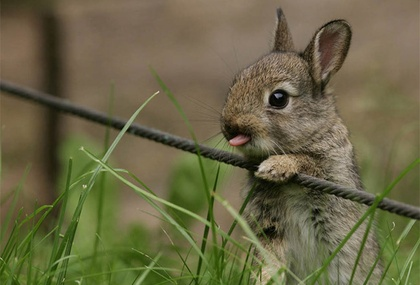
%> input picture data/img/bunny.jpg, 420 x 285 px, shrunk from 650 x 441 before the run
$ octave svd_main.m   (GNU Octave 9; MATLAB toolbox functions it lacks are replaced by stand-ins)
%> lines starting %> are read from the running program, lines starting %| are printed output that depends on the picture
### SVD/tight_subplot.m
function [ha, pos] = tight_subplot(Nh, Nw, gap, marg_h, marg_w)
% tight_subplot creates "subplot" axes with adjustable gaps and margins
% from https://www.mathworks.com/matlabcentral/fileexchange/27991-tight-subplot-nh--nw--gap--marg-h--marg-w-
%
% [ha, pos] = tight_subplot(Nh, Nw, gap, marg_h, marg_w)
%
%   in:  Nh      number of axes in hight (vertical direction)
%        Nw      number of axes in width (horizontaldirection)
%        gap     gaps between the axes in normalized units (0...1)
%                   or [gap_h gap_w] for different gaps in height and width
%        marg_h  margins in height in normalized units (0...1)
%                   or [lower upper] for different lower and upper margins
%        marg_w  margins in width in normalized units (0...1)
%                   or [left right] for different left and right margins
%
%  out:  ha     array of handles of the axes objects
%                   starting from upper left corner, going row-wise as in
%                   subplot
%        pos    positions of the axes objects
%
%  Example: ha = tight_subplot(3,2,[.01 .03],[.1 .01],[.01 .01])
%           for ii = 1:6; axes(ha(ii)); plot(randn(10,ii)); end
%           set(ha(1:4),'XTickLabel',''); set(ha,'YTickLabel','')

% Pekka Kumpulainen 21.5.2012   @tut.fi
% Tampere University of Technology / Automation Science and Engineering


if nargin<3; gap = .02; end
if nargin<4 || isempty(marg_h); marg_h = .05; end
if nargin<5; marg_w = .05; end

if numel(gap)==1;
    gap = [gap gap];
end
if numel(marg_w)==1;
    marg_w = [marg_w marg_w];
end
if numel(marg_h)==1;
    marg_h = [marg_h marg_h];
end

axh = (1-sum(marg_h)-(Nh-1)*gap(1))/Nh;
axw = (1-sum(marg_w)-(Nw-1)*gap(2))/Nw;

py = 1-marg_h(2)-axh;

% ha = zeros(Nh*Nw,1);
ii = 0;
for ih = 1:Nh
    px = marg_w(1);

    for ix = 1:Nw
        ii = ii+1;
        ha(ii) = axes('Units','normalized', ...
            'Position',[px py axw axh], ...
            'XTickLabel','', ...
            'YTickLabel','');
        px = px+axw+gap(2);
    end
    py = py-axh-gap(1);
end
if nargout > 1
    pos = get(ha,'Position');
end
ha = ha(:);

### SVD/svd_main.m
% @file     svd_main.m
% @author   anna fruehstueck
% @date     20/02/2017
%
% load image from file, decompose using SVD and reconstructs image using
% varying numbers of singular values. evaluate the error of low-rank
% approximation

close all
clc;
clear;

impath = '../data/img/bunny.jpg';
% [6 lines of commented-out code are left out]
img = imread(impath);
%> img is the input picture: size 285x420x3 uint8; mean R, G, B 106.1, 102, 69.5

doRGB = 1;

if size(img, 3) == 3 && ~doRGB
    disp('convert image to grayscale');
    img = rgb2gray(img); %convert img to grayscale
end
%imshow(A);

if isa(img, 'integer')
    disp('convert image to double values');
    img = im2double(img);
%> img: size 285x420x3 double
end

U = []; S = []; V = [];

%do SVD for all current channels (either grayscale or RGB separately
for channel = 1:size(img, 3)
    [u,s,v] = svd(img(:,:,channel));
    U = cat(3, U, u);
    S = cat(3, S, s);
    V = cat(3, V, v);
end

figure('Name', 'low-rank approximation for N singular values', 'NumberTitle', 'off', 'Position', get(0, 'ScreenSize'));

t = [1, 3, 5, 10, 25, 50, 100, 200]; %numbers of used singular values
w = 4; h = ceil(length(t) / 4); %number of subplots
meanErrs = [];
nVals = [];
[ha, pos] = tight_subplot(h*2, w, .01, .05, .02); %using tight_subplot because subfigures leave so much unused space
for idx = 1:length(t)
    reconstruction = [];
    N = t(idx);
    for channel = 1:size(img, 3)
        C=S(:, :, channel);
        C(N+1:end, N+1:end) = 0; %set all diagonal values above N to zero

        D = U(:, :, channel) * C * V(:, :, channel)'; %reconstruct low-rank approximation
        reconstruction = cat(3, reconstruction, D);
    end

    row = floor((idx - 1) / w); %find out current row in plot

    axes(ha(idx + row * w)); %position in subplot
    imshow(reconstruction);
    title(sprintf('N = %d', N));

    %calculate mean squared error
    error=sum(sum(sum((img - reconstruction).^2)));
    meanErrs = [meanErrs; error];
    nVals = [nVals; N];

    axes(ha(idx + (row + 1) * w)); %position in subplot

    %imshow(img - reconstruction);
    imshow(1 - (img - reconstruction)); %showing the inverse since it is much easier to see (my subjective opinion)
end
%> this loop made 8 passes
%> (error, meanErrs) on passes 1 to 8: (3138.6, 3138.6), (2133.9, [3138.6; 2133.9]), (1689.2, [3138.6; 2133.9; 1689.2]), (1117, [3138.6; 2133.9; 1689.2; 1117]), (512.9, [3138.6; 2133.9; 1689.2; 1117; 512.9]), (211.1, [3138.6; 2133.9; 1689.2; 1117; 512.9; 211.1]), (56.39, [3138.6; 2133.9; 1689.2; 1117; 512.9; 211.1; 56.39]), (2.47, [3138.6; 2133.9; 1689.2; 1117; 512.9; 211.1; 56.39; 2.47])
%> pass 1, `imshow(reconstruction);`:
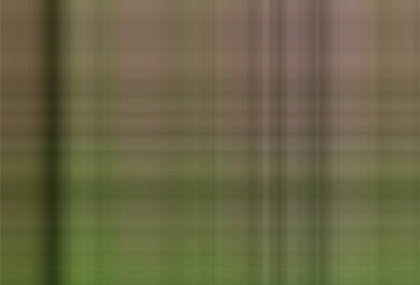
%> displayed picture: size 285x420x3, on the screen's scale of 0 to 255; mean R, G, B 106.1, 102.1, 69.6
%> pass 1, `imshow(1 - (img - reconstruction));`:
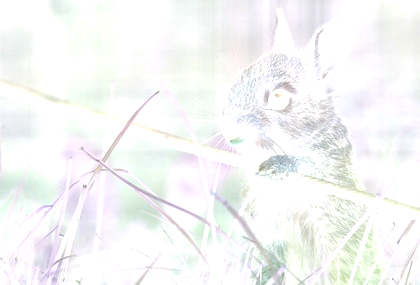
%> displayed picture: size 285x420x3, on the screen's scale of 0 to 255; mean R, G, B 246, 246.9, 246.6
%> pass 2, `imshow(reconstruction);`:
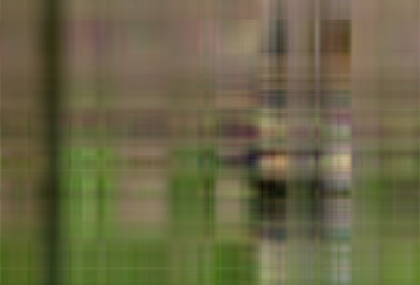
%> displayed picture: size 285x420x3, on the screen's scale of 0 to 255; mean R, G, B 106.1, 102.1, 69.5
%> pass 2, `imshow(1 - (img - reconstruction));`:
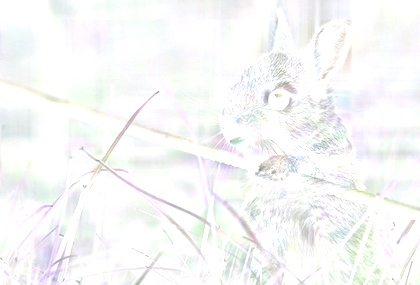
%> displayed picture: size 285x420x3, on the screen's scale of 0 to 255; mean R, G, B 247.6, 248.3, 248.2
%> after the loop:
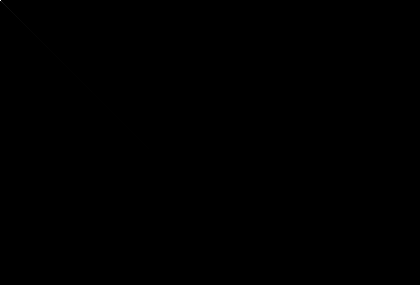
%> C: size 285x420 double; min 0, max 96.83, mean 0; drawn with min black and max white
%> after the loop, nVals = [1; 3; 5; 10; 25; 50; 100; 200]
%> after the loop:
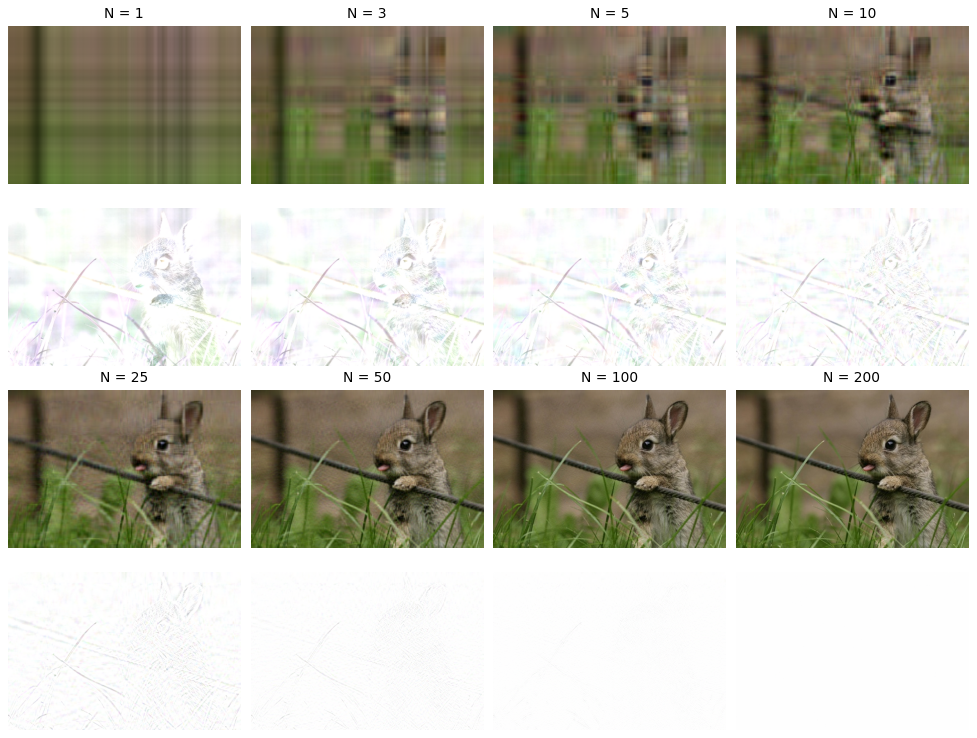
%> figure redrawn from the program's plot data, 16 panels

% dislay the error graph
figure('Name', 'Error graph', 'NumberTitle', 'off');
plot(nVals, meanErrs);
title('Mean squared error in low-rank approximation');
grid on
xlabel('N');
ylabel('error');
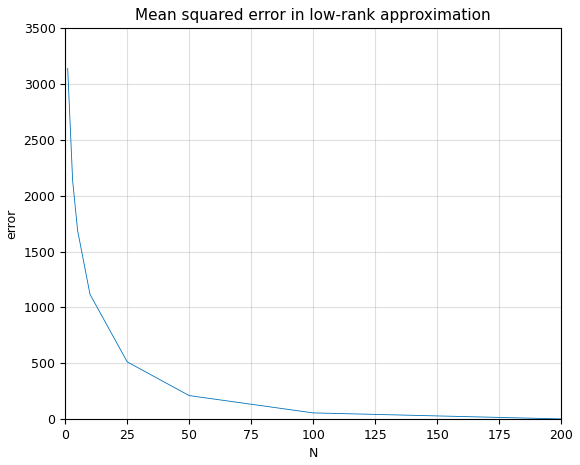
%> figure redrawn from the program's plot data

$ run again, with data/img/flower.jpg copied over data/img/bunny.jpg
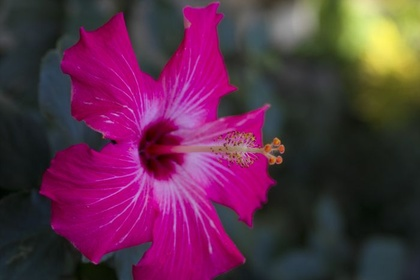
%> input picture data/img/flower.jpg, 420 x 280 px, shrunk from 700 x 466 before the run
%> img is the input picture: size 280x420x3 uint8; mean R, G, B 92.6, 45.7, 72.8
%> img: size 280x420x3 double
%> the loop `for idx = 1:length(t)` made 8 passes
%> (error, meanErrs) on passes 1 to 6: (6645.2, 6645.2), (2087.3, [6645.2; 2087.3]), (1232.1, [6645.2; 2087.3; 1232.1]), (559.3, [6645.2; 2087.3; 1232.1; 559.3]), (160.2, [6645.2; 2087.3; 1232.1; 559.3; 160.2]), (47.74, [6645.2; 2087.3; 1232.1; 559.3; 160.2; 47.74])
%> pass 1, `imshow(reconstruction);`:
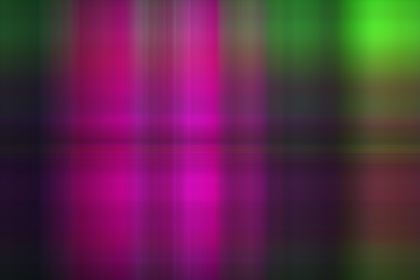
%> displayed picture: size 280x420x3, on the screen's scale of 0 to 255; mean R, G, B 92.4, 43, 72.3
%> after the loop `for idx = 1:length(t)`: nVals = [1; 3; 5; 10; 25; 50; 100; 200]
%> `ylabel('error');`:
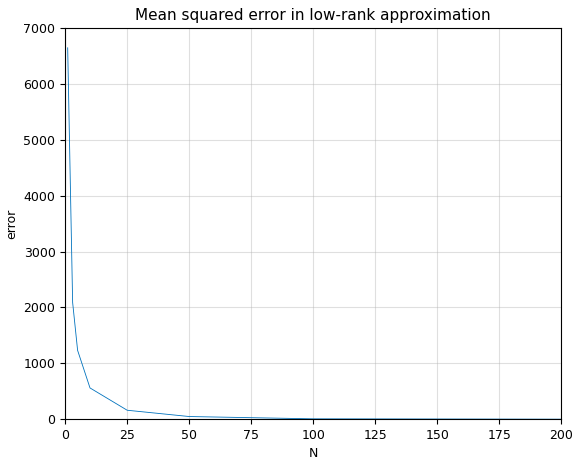
%> figure redrawn from the program's plot data
